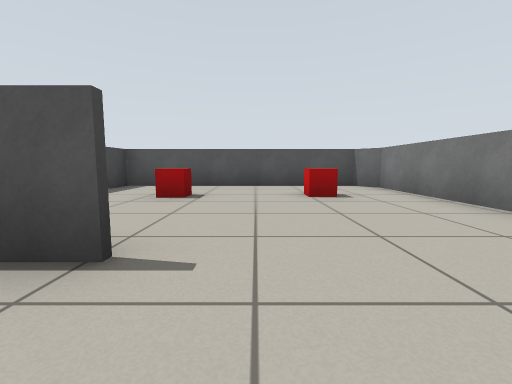
[1] (above)

16 first-person views from a walk through a world built for the Gazebo simulator. The camera is 0.57 m above the floor, tilts 6° down and sees 90° across. The floor is counted in squares, 1 m on a side. Each view is taken from the middle of a square. On the plan, view 1 faces up. The plan holds only what a view shows up to about 9 squares ahead; the rest is blank. The robots in the file are not drawn.

[2]
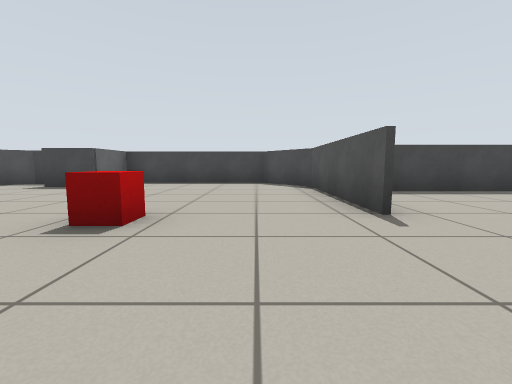

[3]
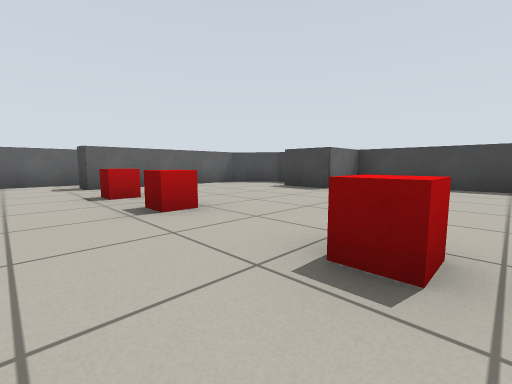

[4]
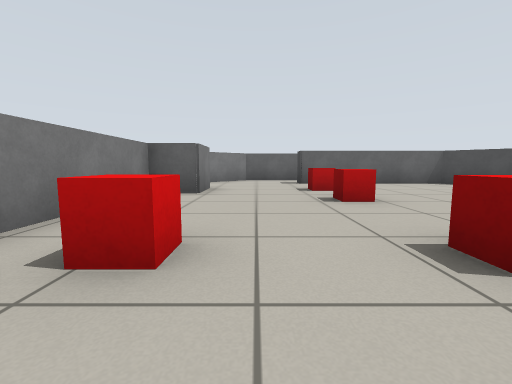

[5]
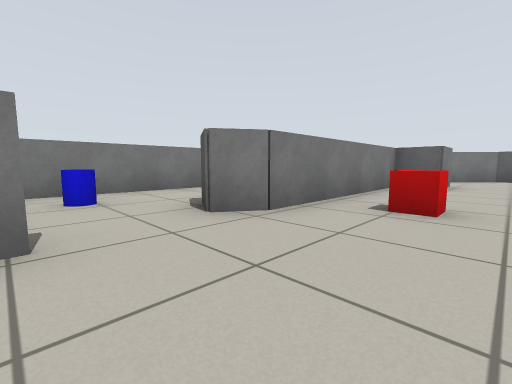

[6]
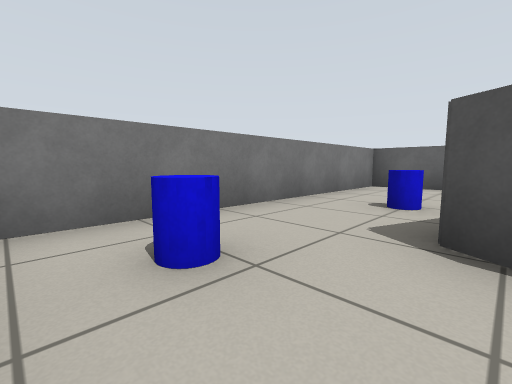

[7]
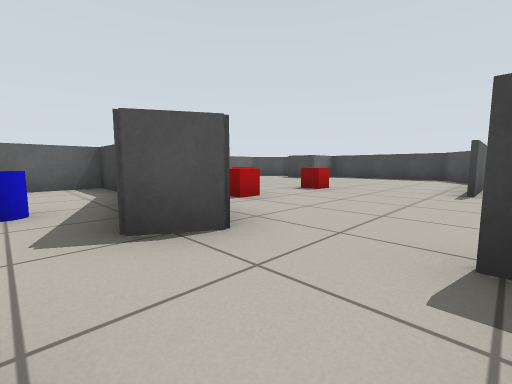

[8]
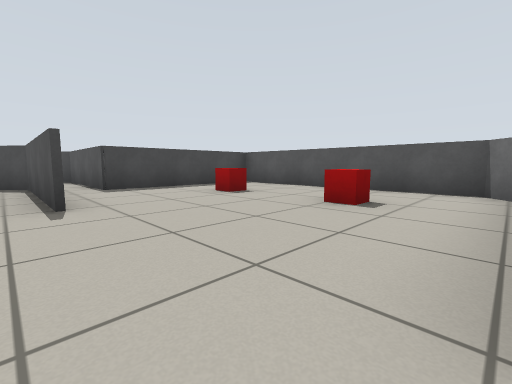

[9]
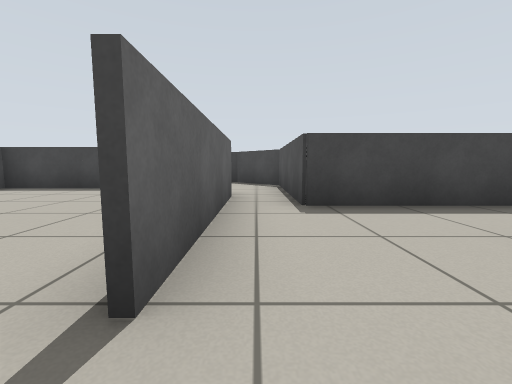

[10]
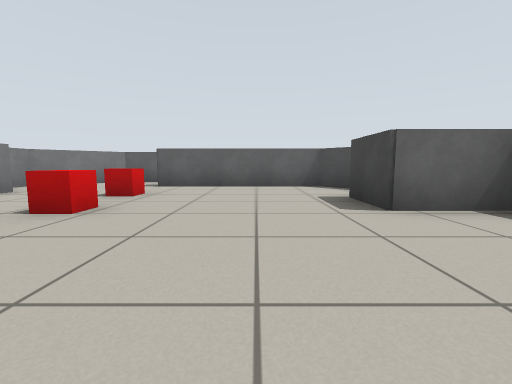

[11]
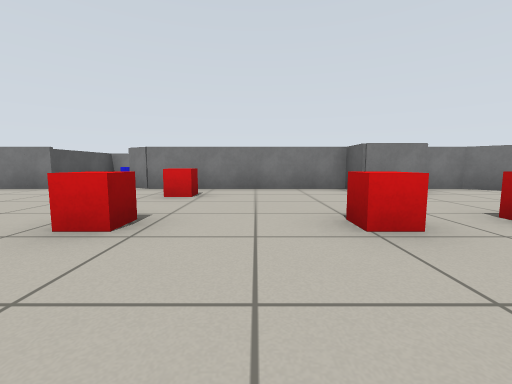

[12]
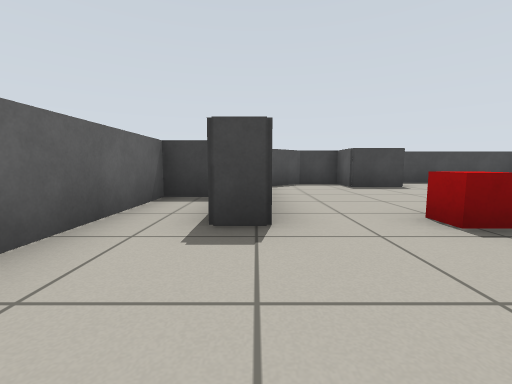

[13]
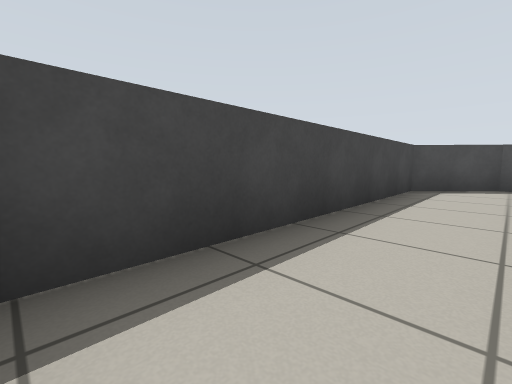

[14]
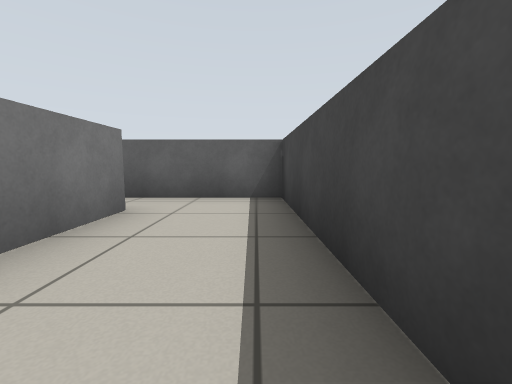

[15]
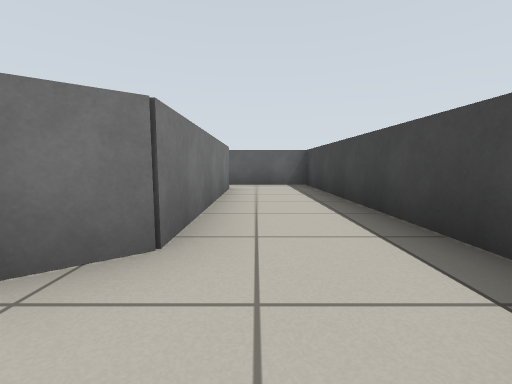

[16]
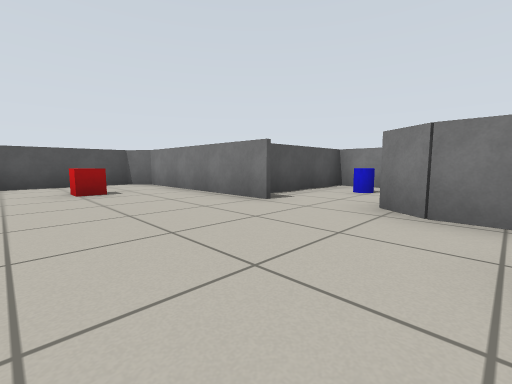

### Floor plan
Ten units are one square. View 1 is at (0, 0); x grows to the right and y downward. Boxes are objects, and circles mark ways between rooms. Rooms are numbered by the first view taken in them; rooms with no view inside come last. Other rooms are left out.
<svg viewBox="-90 -76 162 177">
<path fill="none" stroke="#000" d="M-9 -15 -47 -15 -63 -3 -63 42 -47 42 -47 55 -58 55 -58 67 -47 78 -4 78 -4 85M-48 -16 -9 -16M32 -19 32 -65 27 -71 -35 -71 -35 -27 -72 -27M32 53 32 4 36 -3M21 65 21 52M-25 87 -25 96 14 96 32 80 32 70M36 -3 43 2M32 39 32 52M21 52 66 51 67 -24 39 -24M-64 42 -64 -3 -57 -8M-72 -27 -85 -14 -85 54 -58 54"/>
<rect x="-15" y="35" width="10" height="10" fill="#bbb"><title>red box</title></rect>
<rect x="-15" y="5" width="10" height="10" fill="#bbb"><title>red box</title></rect>
<rect x="-15" y="-55" width="10" height="10" fill="#bbb"><title>red box</title></rect>
<rect x="-5" y="55" width="10" height="10" fill="#bbb"><title>red box</title></rect>
<rect x="5" y="-55" width="10" height="10" fill="#bbb"><title>red box</title></rect>
<rect x="15" y="15" width="10" height="10" fill="#bbb"><title>red box</title></rect>
<rect x="45" y="15" width="10" height="10" fill="#bbb"><title>blue cylinder</title></rect>
<rect x="45" y="-15" width="10" height="10" fill="#bbb"><title>blue cylinder</title></rect>
<circle cx="35" cy="-10" r="3" fill="#2a7"/>
<circle cx="-70" cy="-20" r="3" fill="#2a7"/>
<text x="-10" y="10">1</text>
<text x="50" y="10">2</text>
<text x="-70" y="20">3</text>
</svg>
Room 1 opens to room 2. Room 1 opens to room 3.

Where each view was taken, in squares from view 1:
view 1: 0 up, 0 right, facing up
view 2: 0 up, 2 right, facing left
view 3: 1 down, 1 right, facing down-left
view 4: 0 up, 1 right, facing down
view 5: 2 up, 1 right, facing down-right
view 6: 2 up, 4 right, facing down-right
view 7: 2 up, 5 right, facing down-left
view 8: 1 up, 3 right, facing up-left
view 9: 2 up, 0 right, facing left
view 10: 1 down, 3 left, facing down
view 11: 3 down, 3 left, facing right
view 12: 8 down, 2 right, facing left
view 13: 5 down, 7 left, facing up-left
view 14: 1 down, 8 left, facing down
view 15: 2 up, 7 left, facing down
view 16: 1 down, 0 right, facing up-right
